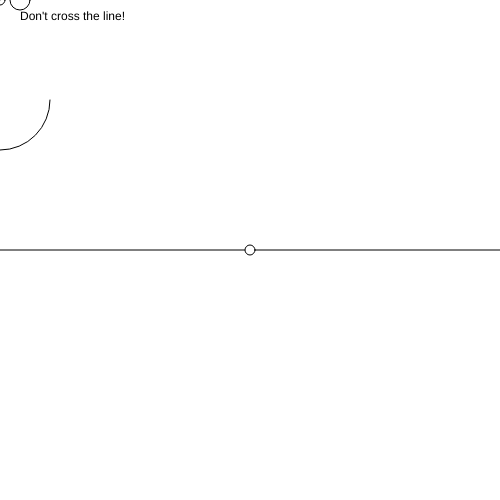
Frame 1 (no input)
Frame 60 (no input): identical to frame 1, image omitted
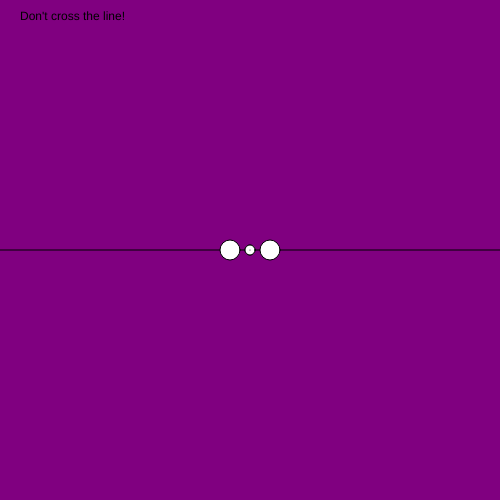
Frame 120 (the mouse pressed at the canvas centre since frame 60)

The p5.js sketch that drew these frames (run headless with seeded random() and noise() and a simulated clock; from frame 60 on, the mouse is pressed at the canvas centre):

// p5.js sketch
// ── sketch.js
// var currentWidth = width; will not work outside of p5 functions
// var currentHeight = height;


//Global variable are available everywhere
var backgroundColor = "white;"
var eyePosX = 0;
var eyePosY = 0;
var eyeOffset = 20;
var eyeSize = 20;

var instruction = "Don't cross the line!";
function setup() {
  // put setup code here
  createCanvas(500,500);
  eyePosX = 100;
  eyePosY = 100;

}

function draw() {
  // put drawing code here
  background(backgroundColor);
  text(instruction,20,20);
  line(0,height/2,500,height/2)
  eyePosX = mouseX;
  eyePosY = mouseY;
  ellipse(width/2, height/2, 10, 10);
  ellipse(mouseX,mouseY,10,10);
  point(eyePosX, eyePosY);
  ellipse (eyePosX - eyeOffset,eyePosY,eyeSize,eyeSize);
  ellipse (eyePosX + eyeOffset, eyePosY, eyeSize, eyeSize);

  if(mouseY > height/2){
    //run this code
    console.log("Below line");
    angleMode(DEGREES);
    arc(eyePosX,eyePosY + 100,100,100,180,0);
  }

  if(mouseY < height/2){

  console.log("Above line");
  angleMode(DEGREES);
  arc(eyePosX,eyePosY + 100,100,100,0,180);
}

}

//end of draw loop

function mousePressed(){
  backgroundColor = "purple";
}

function mouseReleased(){
  backgroundColor = "white";
}
function keyPressed(){
  console.log("letter: " + key + "keycode" + keyCode);
  if(key == 'a'){
    console.log("the letter is a");
  }else if(key == 'b'){
    backgroundColor = "blue";
  }else if(key == "r"){
    backgroundColor = "red";
  }else{
    backgroundColor = "cyan";
  }
if(keyCode == 65){
  console.log("the keycode is a")
}





}












// end of code
